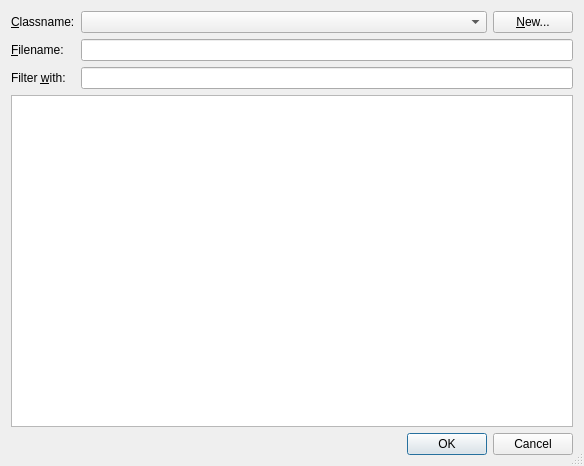
<?xml version="1.0" encoding="UTF-8"?>
<ui version="4.0">
 <class>CreateDialogCodeDialog</class>
 <widget class="QDialog" name="CreateDialogCodeDialog">
  <property name="geometry">
   <rect>
    <x>0</x>
    <y>0</y>
    <width>584</width>
    <height>466</height>
   </rect>
  </property>
  <property name="windowTitle">
   <string>Forms code generator</string>
  </property>
  <property name="sizeGripEnabled">
   <bool>true</bool>
  </property>
  <layout class="QVBoxLayout" name="verticalLayout">
   <item>
    <layout class="QGridLayout" name="gridLayout">
     <item row="0" column="0">
      <widget class="QLabel" name="label">
       <property name="text">
        <string>&amp;Classname:</string>
       </property>
       <property name="buddy">
        <cstring>classNameCombo</cstring>
       </property>
      </widget>
     </item>
     <item row="0" column="1">
      <widget class="QComboBox" name="classNameCombo">
       <property name="sizePolicy">
        <sizepolicy hsizetype="Expanding" vsizetype="Fixed">
         <horstretch>0</horstretch>
         <verstretch>0</verstretch>
        </sizepolicy>
       </property>
       <property name="toolTip">
        <string>Select the class that should get the forms code</string>
       </property>
      </widget>
     </item>
     <item row="0" column="2">
      <widget class="QPushButton" name="newButton">
       <property name="toolTip">
        <string>Press to generate a new forms class</string>
       </property>
       <property name="text">
        <string>&amp;New...</string>
       </property>
      </widget>
     </item>
     <item row="1" column="0">
      <widget class="QLabel" name="label_2">
       <property name="text">
        <string>&amp;Filename:</string>
       </property>
       <property name="buddy">
        <cstring>filenameEdit</cstring>
       </property>
      </widget>
     </item>
     <item row="1" column="1" colspan="2">
      <widget class="QLineEdit" name="filenameEdit">
       <property name="toolTip">
        <string>Displays the name of the file containing the code</string>
       </property>
       <property name="readOnly">
        <bool>true</bool>
       </property>
      </widget>
     </item>
     <item row="2" column="0">
      <widget class="QLabel" name="label_3">
       <property name="text">
        <string>Filter &amp;with:</string>
       </property>
       <property name="buddy">
        <cstring>filterEdit</cstring>
       </property>
      </widget>
     </item>
     <item row="2" column="1" colspan="2">
      <widget class="QLineEdit" name="filterEdit">
       <property name="toolTip">
        <string>Enter a regular expression to filter the list below</string>
       </property>
       <property name="clearButtonEnabled">
        <bool>true</bool>
       </property>
      </widget>
     </item>
    </layout>
   </item>
   <item>
    <widget class="QTreeView" name="slotsView">
     <property name="sortingEnabled">
      <bool>true</bool>
     </property>
    </widget>
   </item>
   <item>
    <widget class="QDialogButtonBox" name="buttonBox">
     <property name="orientation">
      <enum>Qt::Horizontal</enum>
     </property>
     <property name="standardButtons">
      <set>QDialogButtonBox::Cancel|QDialogButtonBox::Ok</set>
     </property>
    </widget>
   </item>
  </layout>
 </widget>
 <tabstops>
  <tabstop>classNameCombo</tabstop>
  <tabstop>newButton</tabstop>
  <tabstop>filenameEdit</tabstop>
  <tabstop>filterEdit</tabstop>
  <tabstop>slotsView</tabstop>
  <tabstop>buttonBox</tabstop>
 </tabstops>
 <resources/>
 <connections>
  <connection>
   <sender>buttonBox</sender>
   <signal>rejected()</signal>
   <receiver>CreateDialogCodeDialog</receiver>
   <slot>reject()</slot>
   <hints>
    <hint type="sourcelabel">
     <x>292</x>
     <y>453</y>
    </hint>
    <hint type="destinationlabel">
     <x>286</x>
     <y>274</y>
    </hint>
   </hints>
  </connection>
 </connections>
</ui>
